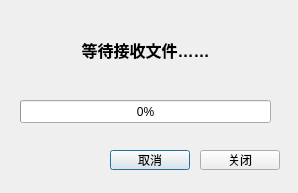
<?xml version="1.0" encoding="UTF-8"?>
<ui version="4.0">
 <class>TcpClient</class>
 <widget class="QDialog" name="TcpClient">
  <property name="geometry">
   <rect>
    <x>0</x>
    <y>0</y>
    <width>298</width>
    <height>193</height>
   </rect>
  </property>
  <property name="windowTitle">
   <string>发送文件</string>
  </property>
  <widget class="QPushButton" name="tcpClientCancleBtn">
   <property name="geometry">
    <rect>
     <x>110</x>
     <y>150</y>
     <width>80</width>
     <height>20</height>
    </rect>
   </property>
   <property name="text">
    <string>取消</string>
   </property>
  </widget>
  <widget class="QPushButton" name="tcpClientcloseBtn">
   <property name="geometry">
    <rect>
     <x>200</x>
     <y>150</y>
     <width>80</width>
     <height>20</height>
    </rect>
   </property>
   <property name="text">
    <string>关闭</string>
   </property>
  </widget>
  <widget class="QLabel" name="tcpClientStatusLabel">
   <property name="geometry">
    <rect>
     <x>30</x>
     <y>30</y>
     <width>231</width>
     <height>41</height>
    </rect>
   </property>
   <property name="text">
    <string>&lt;html&gt;&lt;head/&gt;&lt;body&gt;&lt;p align=&quot;center&quot;&gt;&lt;span style=&quot; font-size:12pt; font-weight:600;&quot;&gt;等待接收文件……&lt;/span&gt;&lt;/p&gt;&lt;/body&gt;&lt;/html&gt;</string>
   </property>
  </widget>
  <widget class="QProgressBar" name="progressBar">
   <property name="geometry">
    <rect>
     <x>20</x>
     <y>100</y>
     <width>251</width>
     <height>23</height>
    </rect>
   </property>
   <property name="value">
    <number>0</number>
   </property>
  </widget>
 </widget>
 <resources/>
 <connections/>
</ui>
